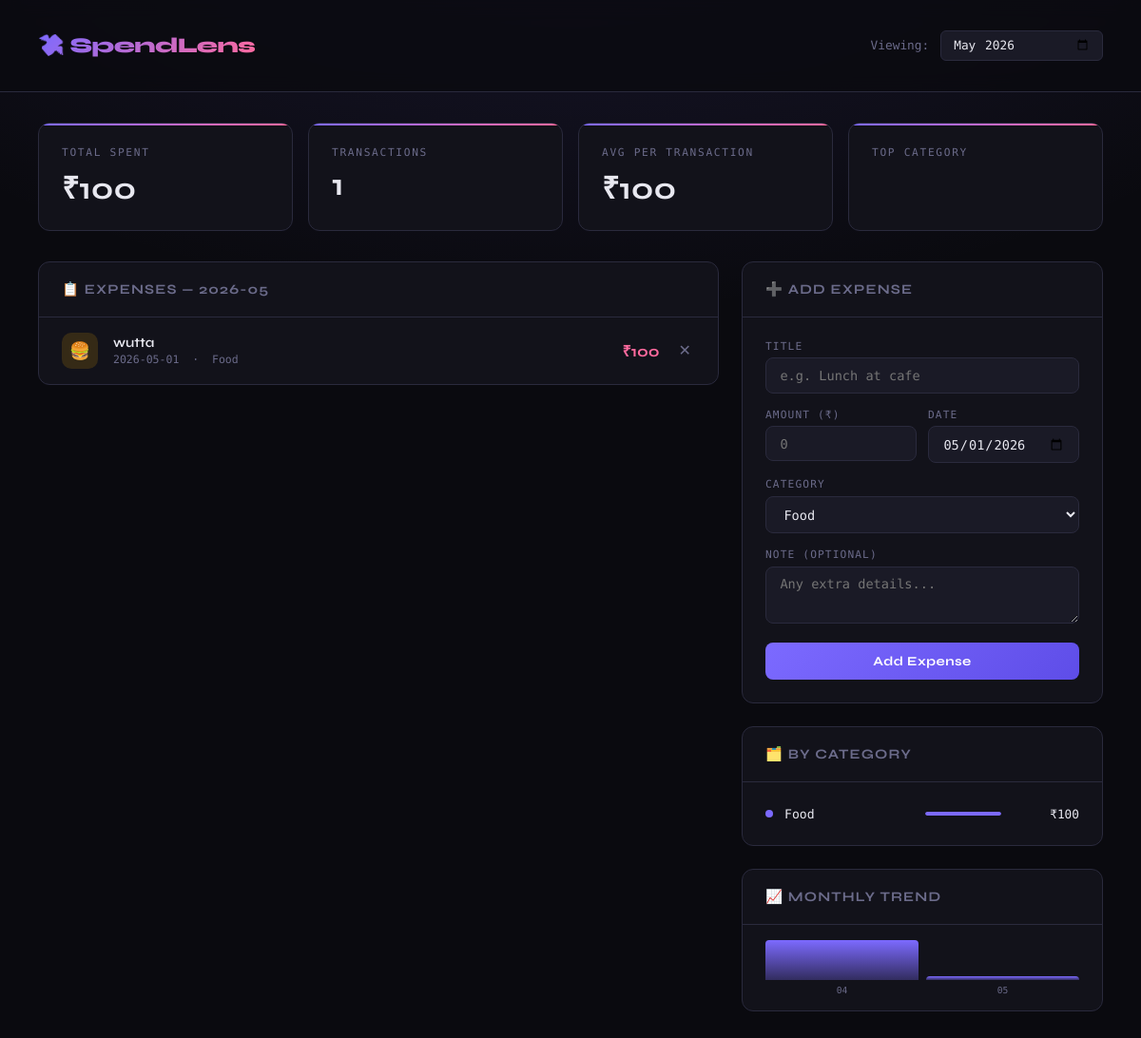
The page / on the database its author committed.
### tables this page shows
CREATE TABLE expenses (
                id INTEGER PRIMARY KEY AUTOINCREMENT,
                title TEXT NOT NULL,
                amount REAL NOT NULL,
                category TEXT NOT NULL,
                date TEXT NOT NULL,
                note TEXT
            );

### app.py (the view)
@app.route("/")
def index():
    conn = get_db()
    month = request.args.get("month", date.today().strftime("%Y-%m"))
    expenses = conn.execute(
        "SELECT * FROM expenses WHERE date LIKE ? ORDER BY date DESC",
        (f"{month}%",)
    ).fetchall()
    total = sum(e["amount"] for e in expenses)
    cat_data = conn.execute(
        "SELECT category, SUM(amount) as total FROM expenses WHERE date LIKE ? GROUP BY category",
        (f"{month}%",)
    ).fetchall()
    monthly = conn.execute("""
        SELECT strftime('%Y-%m', date) as month, SUM(amount) as total
        FROM expenses
        GROUP BY month
        ORDER BY month DESC
        LIMIT 6
    """).fetchall()
    conn.close()
    return render_template("index.html",
        expenses=expenses,
        total=total,
        categories=CATEGORIES,
        cat_data=cat_data,
        monthly=monthly,
        current_month=month
    )

### app.py (called while the page is built)
def get_db():
    conn = sqlite3.connect(DB_PATH)
    conn.row_factory = sqlite3.Row
    return conn

### templates/index.html (shortened to what this page needs)
<!DOCTYPE html>
<html lang="en">
<head>
</head>
<body>
<header>
  <div class="logo">💸 SpendLens</div>
  <div class="month-nav">
    <span>Viewing:</span>
    <input type="month" id="monthPicker" value="{{ current_month }}" onchange="location.href='/?month='+this.value">
  </div>
</header>
<div class="container">
  <div class="stats-row">
    <div class="stat-card">
      <div class="stat-label">Total Spent</div>
      <div class="stat-value">₹{{ "%.0f"|format(total) }}</div>
    </div>
    <div class="stat-card">
      <div class="stat-label">Transactions</div>
      <div class="stat-value">{{ expenses|length }}</div>
    </div>
    <div class="stat-card">
      <div class="stat-label">Avg per Transaction</div>
      <div class="stat-value">₹{{ "%.0f"|format(total / expenses|length) if expenses else "0" }}</div>
    </div>
    <div class="stat-card">
      <div class="stat-label">Top Category</div>
    </div>
  </div>
  <div class="main-grid">
    <div>
      <div class="panel">
        <div class="panel-header">📋 Expenses — {{ current_month }}</div>
        {% if expenses %}
          <div class="expense-list">
          {% for e in expenses %}
          {% set icons = {'Food':'🍔','Transport':'🚗','Shopping':'🛍️','Bills':'⚡','Health':'❤️','Entertainment':'🎬','Education':'📚','Other':'📦'} %}
          {% set colors = {'Food':'rgba(255,180,0,0.15)','Transport':'rgba(0,180,255,0.15)','Shopping':'rgba(255,106,158,0.15)','Bills':'rgba(255,200,0,0.15)','Health':'rgba(79,255,176,0.15)','Entertainment':'rgba(180,100,255,0.15)','Education':'rgba(100,200,255,0.15)','Other':'rgba(150,150,180,0.15)'} %}
          <div class="expense-item">
            <div class="expense-icon" style="background:{{ colors.get(e.category,'rgba(124,106,255,0.15)') }}">
              {{ icons.get(e.category, '📦') }}
            </div>
            <div class="expense-info">
              <div class="expense-title">{{ e.title }}</div>
              <div class="expense-meta">{{ e.date }} &nbsp;·&nbsp; {{ e.category }}{% if e.note %} &nbsp;·&nbsp; {{ e.note[:30] }}{% endif %}</div>
            </div>
            <div class="expense-amount">₹{{ "%.0f"|format(e.amount) }}</div>
            <form method="POST" action="/delete/{{ e.id }}" style="display:inline">
              <button class="del-btn" type="submit" title="Delete">✕</button>
            </form>
          </div>
          {% endfor %}
          </div>
        {% else %}
          <div class="empty-state">
            <div class="empty-icon">🧾</div>
            <div>No expenses for {{ current_month }}</div>
          </div>
        {% endif %}
      </div>
    </div>
    <div style="display:flex;flex-direction:column;gap:1.5rem;">
      <div class="panel">
        <div class="panel-header">➕ Add Expense</div>
        <form class="add-form" method="POST" action="/add">
          <div>
            <label>Title</label>
            <input type="text" name="title" placeholder="e.g. Lunch at cafe" required>
          </div>
          <div class="form-row">
            <div>
              <label>Amount (₹)</label>
              <input type="number" name="amount" placeholder="0" step="0.01" min="0" required>
            </div>
            <div>
              <label>Date</label>
              <input type="date" name="date" value="{{ current_month }}-01">
            </div>
          </div>
          <div>
            <label>Category</label>
            <select name="category">
              {% for cat in categories %}
              <option>{{ cat }}</option>
              {% endfor %}
            </select>
          </div>
          <div>
            <label>Note (optional)</label>
            <textarea name="note" placeholder="Any extra details..."></textarea>
          </div>
          <button class="btn btn-primary" type="submit">Add Expense</button>
        </form>
      </div>
      {% if cat_data %}
      <div class="panel">
        <div class="panel-header">🗂️ By Category</div>
        {% set max_cat = cat_data|sort(attribute='total',reverse=True)|first %}
        <div class="cat-list">
        {% set palette = ['#7c6aff','#ff6a9e','#4fffb0','#ffd06a','#6af0ff','#ff8c6a','#c06aff','#6aff9e'] %}
        {% for row in cat_data|sort(attribute='total',reverse=True) %}
        <div class="cat-item">
          <div class="cat-dot" style="background:{{ palette[loop.index0 % palette|length] }}"></div>
          <div class="cat-name">{{ row.category }}</div>
          <div class="cat-bar-wrap">
            <div class="cat-bar" style="width:{{ (row.total/max_cat.total*100)|int }}%;background:{{ palette[loop.index0 % palette|length] }}"></div>
          </div>
          <div class="cat-amount">₹{{ "%.0f"|format(row.total) }}</div>
        </div>
        {% endfor %}
        </div>
      </div>
      {% endif %}
      {% if monthly %}
      <div class="panel">
        <div class="panel-header">📈 Monthly Trend</div>
        {% set max_month = monthly|sort(attribute='total',reverse=True)|first %}
        <div class="trend-row">
        {% for m in monthly|reverse %}
        <div class="trend-bar-wrap">
          <div class="trend-bar" style="height:{{ (m.total/max_month.total*60)|int }}px" title="₹{{ '%.0f'|format(m.total) }}"></div>
          <div class="trend-label">{{ m.month[5:] }}</div>
        </div>
        {% endfor %}
        </div>
      </div>
      {% endif %}
    </div>
  </div>
</div>
</body>
</html>

### rows shown on the page
expenses: get "🍔", title "wutta", date "2026-05-01", category "Food", amount "100"

### other values the page prints
{{ "%.0f"|format(total) }} "100"
{{ expenses|length }} "1"
{{ "%.0f"|format(total / expenses|length) if expenses else "0" }} "100"
{{ current_month }} "2026-05"
{{ row.category }} "Food"
{{ "%.0f"|format(row.total) }} "100"
{{ m.month[5:] }} "04" "05"
form field category "Food"
